Frame 1 (no input): blank canvas, image omitted
Frame 60 (no input): blank canvas, image omitted
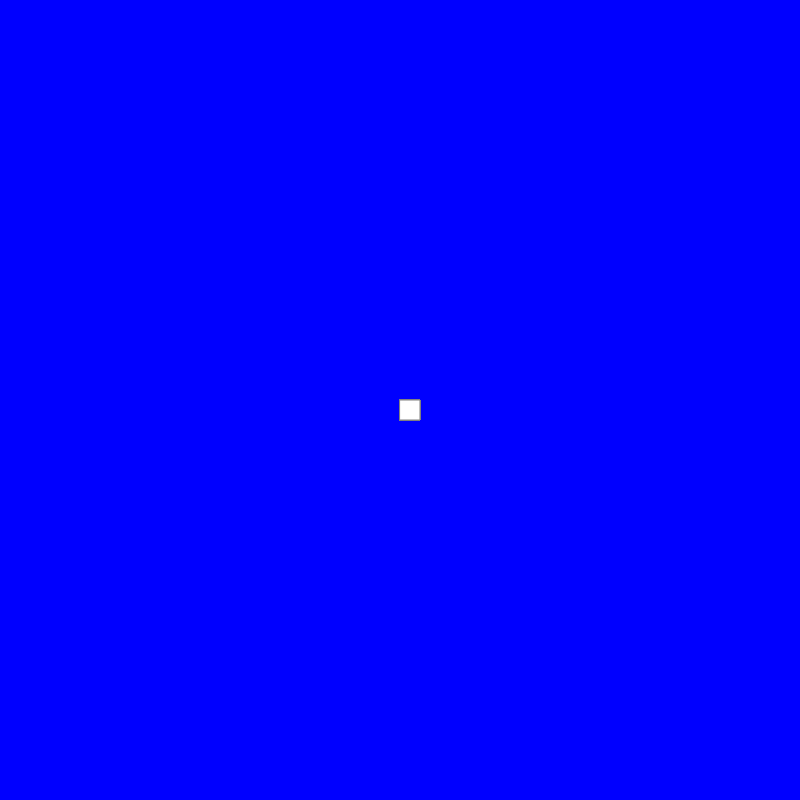
Frame 120 (the mouse pressed at the canvas centre since frame 60)

The p5.js sketch whose frames 1 and 60 were blank and that drew this single picture after the mouse press (run headless with seeded random() and noise() and a simulated clock; from frame 60 on, the mouse is pressed at the canvas centre):

// p5.js sketch
// ── sketch.js


function setup() {
    createCanvas(800, 800);
    background("blue")
  }
  
  function draw() {
    stroke("grey");
    fill("white ");
  
    
   if (mouseIsPressed) {
      rect(mouseX, mouseY, 20, 20);
    }
  }
  
